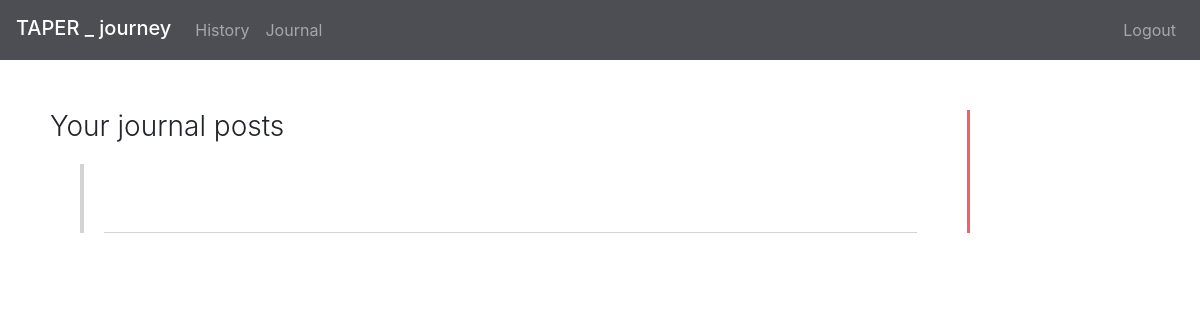
/journal (signed in), run on an earlier commit of the app's database.
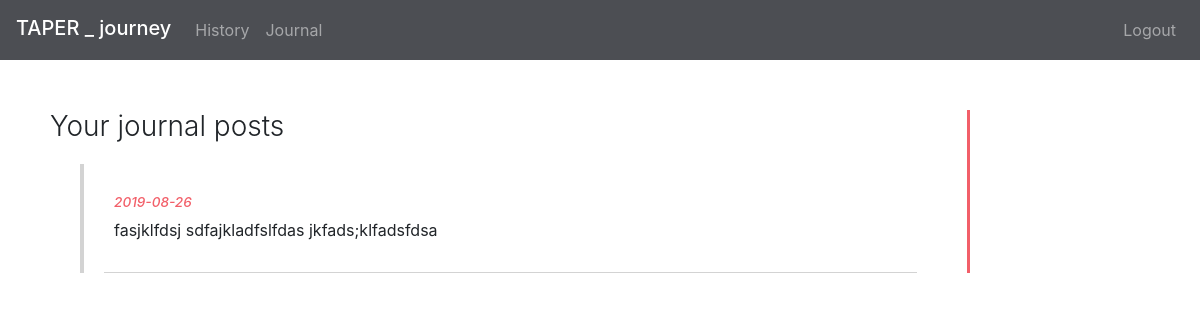
And on a later commit of the database.
### tables this page shows
CREATE TABLE 'entries' ('id' integer PRIMARY KEY AUTOINCREMENT NOT NULL,'drugs' text,'doses' text, 'mood' smallint, 'side_effects' text, 'journal' text, 'user_id' integer NOT NULL, 'entry_date' date NOT NULL);

### application.py (the view)
@app.route("/journal", methods=["GET", "POST"])
@signin_required
def journal():
    if not (db.execute("SELECT journal, entry_date From entries WHERE user_id=? AND journal IS NOT NULL ORDER BY entry_date DESC" , (session["user_id"]))):
        journal_data={"hasJournalEntries" : "false"}
    else:
        rows = db.execute("SELECT journal, entry_date From entries WHERE user_id=? AND journal IS NOT NULL ORDER BY entry_date DESC" , (session["user_id"]))
        journal_data = []
        for row in rows:
            journal_data.append({"date": row["entry_date"], "entry": row["journal"]})
    return render_template("journal.html", page_data=journal_data)

### application.py (called while the page is built)
@app.after_request
def after_request(response):
    response.headers["Cache-Control"] = "no-cache, no-store, must-revalidate"
    response.headers["Expires"] = 0
    response.headers["Pragma"] = "no-cache"
    return response

### helpers.py (called while the page is built)
def signin_required(f):
    @wraps(f)
    def decorated_function(*args, **kwargs):
        if session.get("user_id") is None:
            return redirect("/signin")
        return f(*args, **kwargs)
    return decorated_function

### templates/journal.html (shortened to what this page needs)
{% extends "layout.html" %}
{% block main %}
<div id="journalPageContainer">
    <div class="wrapper">
        <h3 class="font-weight-light" >Your journal posts</h3>
        <div id="borderContainer">
            {% for entry in page_data %}
            {% if entry.entry != '' %}
            <div align=left class="journalEntryCard">
                <i><strong><h6> {{ entry.date }} </h6></strong></i>
                <div align=left> {{ entry.entry }} </div>
            </div>
            {% endif %}
            {% endfor %}
        </div>
    </div>
</div>
{% endblock %}

What changed in the data, as far as the page shows it:
added entries: date "2019-08-26", entry "fasjklfdsj sdfajkladfslfdas jkfads;klfadsfdsa"
